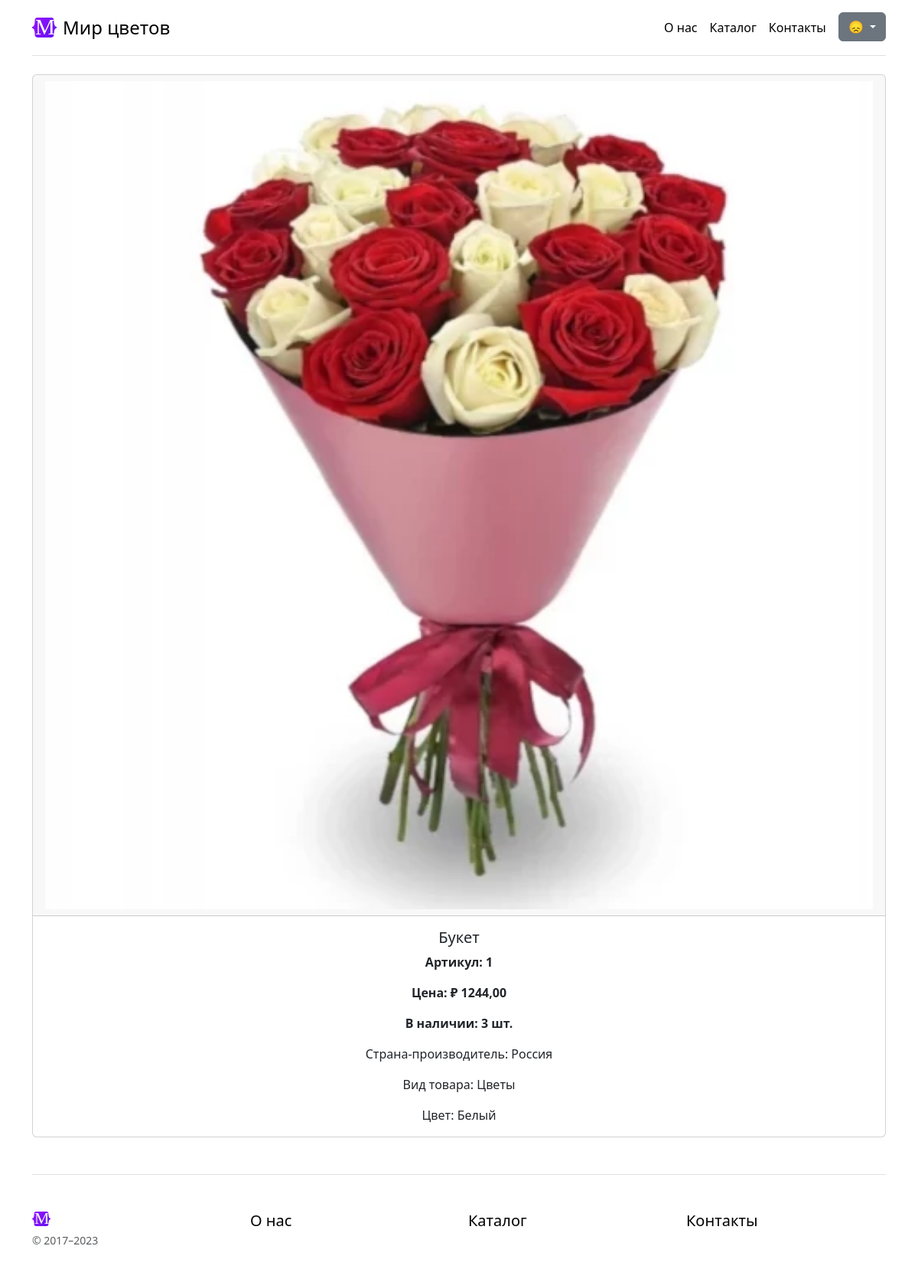
Screenshot of /goods/1/ with the database file from the repository.
### goods/models.py (models this page shows, shortened)
class Goods(NameMixin, models.Model):
    objects = models.Manager() # По умолчанию. Нужен для админки.
    in_stock = GoodsManager()
    added = models.DateTimeField(auto_now_add=True,
                                 verbose_name="Дата добавления")
    photo = models.ImageField(verbose_name="Фото")
    price = models.DecimalField(max_digits=10,
                                decimal_places=2,
                                verbose_name="Цена")
    origin = models.ForeignKey(
        "Country",
        on_delete=models.CASCADE,
        verbose_name="Страна-производитель",
    )
    color = models.ForeignKey(
        "Color",
        on_delete=models.CASCADE,
        verbose_name="Цвет",
    )
    category = models.ForeignKey(
        "Category",
        on_delete=models.CASCADE,
        verbose_name="Категория / Вид товара",
    )
    stock = models.PositiveIntegerField(default=0, null=False, blank=False, verbose_name="Остаток товара")
    class Meta:
        verbose_name = "Товар"
        verbose_name_plural = "Товары"

class Country(NameMixin, models.Model):
    class Meta:
        verbose_name = "Страна"
        verbose_name_plural = "Страны"

class Category(NameMixin, models.Model):
    class Meta:
        verbose_name = "Категория/Вид товара"
        verbose_name_plural = "Категории/Виды товаров"

class Color(NameMixin, models.Model):
    class Meta:
        verbose_name = "Цвет"
        verbose_name_plural = "Цвета"

### goods/views.py (the view)
# urls.py: path("goods/<int:pk>/", GoodsDetailView.as_view(), name="goods-detail"),
class GoodsDetailView(DetailView):
    model = Goods
    def get(self, request, *args, **kwargs):
        self.object = get_object_or_404(Goods, pk=kwargs.get("pk"))
        if self.object.stock == 0:
            raise Http404(
                ("Товар отсутствует")
            )
        assert (self.object.stock > 0)
        context = self.get_context_data(object=self.object)
        return self.render_to_response(context)

### general/models.py (called while the page is built)
    def __str__(self):
        return self.name

### goods/templates/goods/goods_detail.html (shortened to what this page needs)
{% extends 'general/parts/base.html' %}
{% block content %}
<div class="card text-center">
    <div class="card-header">
        <img class="w-100" src="{{ object.photo.url }}" alt="{{ object.name }}"/>
    </div>
    <div class="card-body">
        <h5 class="card-title">{{ object.name }}</h5>
        <p class="card-text fw-bold"><span>Артикул: </span>{{ object.id }}</p>
        <p class="card-text fw-bold"><span>Цена: </span>&#8381; {{ object.price }}</p>
        <p class="card-text fw-bold"><span>В наличии: </span>{{ object.stock }} шт.</p>
        <p class="card-text"><span>Страна-производитель: </span>{{ object.origin }}</p>
        <p class="card-text"><span>Вид товара: </span>{{ object.category }}</p>
        <p class="card-text"><span>Цвет: </span>{{ object.color }}</p>
    </div>
</div>
{% endblock %}

### general/static/general/css/sign-in.css (style rules this page uses)
html, body { height: 100%; }

### rows the page displays
Goods: photo (picture), name "Букет", id "1", price "1244,00", stock "3", origin "Россия", category "Цветы", color "Белый"
